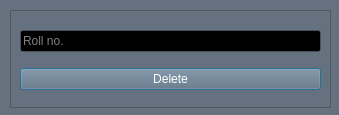
<?xml version="1.0" encoding="UTF-8"?>
<ui version="4.0">
 <class>Dialog</class>
 <widget class="QDialog" name="Dialog">
  <property name="geometry">
   <rect>
    <x>0</x>
    <y>0</y>
    <width>339</width>
    <height>115</height>
   </rect>
  </property>
  <property name="palette">
   <palette>
    <active>
     <colorrole role="WindowText">
      <brush brushstyle="SolidPattern">
       <color alpha="255">
        <red>255</red>
        <green>255</green>
        <blue>255</blue>
       </color>
      </brush>
     </colorrole>
     <colorrole role="Button">
      <brush brushstyle="SolidPattern">
       <color alpha="255">
        <red>101</red>
        <green>113</green>
        <blue>127</blue>
       </color>
      </brush>
     </colorrole>
     <colorrole role="Light">
      <brush brushstyle="SolidPattern">
       <color alpha="255">
        <red>152</red>
        <green>170</green>
        <blue>191</blue>
       </color>
      </brush>
     </colorrole>
     <colorrole role="Midlight">
      <brush brushstyle="SolidPattern">
       <color alpha="255">
        <red>126</red>
        <green>141</green>
        <blue>159</blue>
       </color>
      </brush>
     </colorrole>
     <colorrole role="Dark">
      <brush brushstyle="SolidPattern">
       <color alpha="255">
        <red>50</red>
        <green>56</green>
        <blue>63</blue>
       </color>
      </brush>
     </colorrole>
     <colorrole role="Mid">
      <brush brushstyle="SolidPattern">
       <color alpha="255">
        <red>67</red>
        <green>75</green>
        <blue>84</blue>
       </color>
      </brush>
     </colorrole>
     <colorrole role="Text">
      <brush brushstyle="SolidPattern">
       <color alpha="255">
        <red>255</red>
        <green>255</green>
        <blue>255</blue>
       </color>
      </brush>
     </colorrole>
     <colorrole role="BrightText">
      <brush brushstyle="SolidPattern">
       <color alpha="255">
        <red>255</red>
        <green>255</green>
        <blue>255</blue>
       </color>
      </brush>
     </colorrole>
     <colorrole role="ButtonText">
      <brush brushstyle="SolidPattern">
       <color alpha="255">
        <red>255</red>
        <green>255</green>
        <blue>255</blue>
       </color>
      </brush>
     </colorrole>
     <colorrole role="Base">
      <brush brushstyle="SolidPattern">
       <color alpha="255">
        <red>0</red>
        <green>0</green>
        <blue>0</blue>
       </color>
      </brush>
     </colorrole>
     <colorrole role="Window">
      <brush brushstyle="SolidPattern">
       <color alpha="255">
        <red>101</red>
        <green>113</green>
        <blue>127</blue>
       </color>
      </brush>
     </colorrole>
     <colorrole role="Shadow">
      <brush brushstyle="SolidPattern">
       <color alpha="255">
        <red>0</red>
        <green>0</green>
        <blue>0</blue>
       </color>
      </brush>
     </colorrole>
     <colorrole role="AlternateBase">
      <brush brushstyle="SolidPattern">
       <color alpha="255">
        <red>50</red>
        <green>56</green>
        <blue>63</blue>
       </color>
      </brush>
     </colorrole>
     <colorrole role="ToolTipBase">
      <brush brushstyle="SolidPattern">
       <color alpha="255">
        <red>255</red>
        <green>255</green>
        <blue>220</blue>
       </color>
      </brush>
     </colorrole>
     <colorrole role="ToolTipText">
      <brush brushstyle="SolidPattern">
       <color alpha="255">
        <red>0</red>
        <green>0</green>
        <blue>0</blue>
       </color>
      </brush>
     </colorrole>
     <colorrole role="PlaceholderText">
      <brush brushstyle="NoBrush">
       <color alpha="128">
        <red>255</red>
        <green>255</green>
        <blue>255</blue>
       </color>
      </brush>
     </colorrole>
    </active>
    <inactive>
     <colorrole role="WindowText">
      <brush brushstyle="SolidPattern">
       <color alpha="255">
        <red>255</red>
        <green>255</green>
        <blue>255</blue>
       </color>
      </brush>
     </colorrole>
     <colorrole role="Button">
      <brush brushstyle="SolidPattern">
       <color alpha="255">
        <red>101</red>
        <green>113</green>
        <blue>127</blue>
       </color>
      </brush>
     </colorrole>
     <colorrole role="Light">
      <brush brushstyle="SolidPattern">
       <color alpha="255">
        <red>152</red>
        <green>170</green>
        <blue>191</blue>
       </color>
      </brush>
     </colorrole>
     <colorrole role="Midlight">
      <brush brushstyle="SolidPattern">
       <color alpha="255">
        <red>126</red>
        <green>141</green>
        <blue>159</blue>
       </color>
      </brush>
     </colorrole>
     <colorrole role="Dark">
      <brush brushstyle="SolidPattern">
       <color alpha="255">
        <red>50</red>
        <green>56</green>
        <blue>63</blue>
       </color>
      </brush>
     </colorrole>
     <colorrole role="Mid">
      <brush brushstyle="SolidPattern">
       <color alpha="255">
        <red>67</red>
        <green>75</green>
        <blue>84</blue>
       </color>
      </brush>
     </colorrole>
     <colorrole role="Text">
      <brush brushstyle="SolidPattern">
       <color alpha="255">
        <red>255</red>
        <green>255</green>
        <blue>255</blue>
       </color>
      </brush>
     </colorrole>
     <colorrole role="BrightText">
      <brush brushstyle="SolidPattern">
       <color alpha="255">
        <red>255</red>
        <green>255</green>
        <blue>255</blue>
       </color>
      </brush>
     </colorrole>
     <colorrole role="ButtonText">
      <brush brushstyle="SolidPattern">
       <color alpha="255">
        <red>255</red>
        <green>255</green>
        <blue>255</blue>
       </color>
      </brush>
     </colorrole>
     <colorrole role="Base">
      <brush brushstyle="SolidPattern">
       <color alpha="255">
        <red>0</red>
        <green>0</green>
        <blue>0</blue>
       </color>
      </brush>
     </colorrole>
     <colorrole role="Window">
      <brush brushstyle="SolidPattern">
       <color alpha="255">
        <red>101</red>
        <green>113</green>
        <blue>127</blue>
       </color>
      </brush>
     </colorrole>
     <colorrole role="Shadow">
      <brush brushstyle="SolidPattern">
       <color alpha="255">
        <red>0</red>
        <green>0</green>
        <blue>0</blue>
       </color>
      </brush>
     </colorrole>
     <colorrole role="AlternateBase">
      <brush brushstyle="SolidPattern">
       <color alpha="255">
        <red>50</red>
        <green>56</green>
        <blue>63</blue>
       </color>
      </brush>
     </colorrole>
     <colorrole role="ToolTipBase">
      <brush brushstyle="SolidPattern">
       <color alpha="255">
        <red>255</red>
        <green>255</green>
        <blue>220</blue>
       </color>
      </brush>
     </colorrole>
     <colorrole role="ToolTipText">
      <brush brushstyle="SolidPattern">
       <color alpha="255">
        <red>0</red>
        <green>0</green>
        <blue>0</blue>
       </color>
      </brush>
     </colorrole>
     <colorrole role="PlaceholderText">
      <brush brushstyle="NoBrush">
       <color alpha="128">
        <red>255</red>
        <green>255</green>
        <blue>255</blue>
       </color>
      </brush>
     </colorrole>
    </inactive>
    <disabled>
     <colorrole role="WindowText">
      <brush brushstyle="SolidPattern">
       <color alpha="255">
        <red>50</red>
        <green>56</green>
        <blue>63</blue>
       </color>
      </brush>
     </colorrole>
     <colorrole role="Button">
      <brush brushstyle="SolidPattern">
       <color alpha="255">
        <red>101</red>
        <green>113</green>
        <blue>127</blue>
       </color>
      </brush>
     </colorrole>
     <colorrole role="Light">
      <brush brushstyle="SolidPattern">
       <color alpha="255">
        <red>152</red>
        <green>170</green>
        <blue>191</blue>
       </color>
      </brush>
     </colorrole>
     <colorrole role="Midlight">
      <brush brushstyle="SolidPattern">
       <color alpha="255">
        <red>126</red>
        <green>141</green>
        <blue>159</blue>
       </color>
      </brush>
     </colorrole>
     <colorrole role="Dark">
      <brush brushstyle="SolidPattern">
       <color alpha="255">
        <red>50</red>
        <green>56</green>
        <blue>63</blue>
       </color>
      </brush>
     </colorrole>
     <colorrole role="Mid">
      <brush brushstyle="SolidPattern">
       <color alpha="255">
        <red>67</red>
        <green>75</green>
        <blue>84</blue>
       </color>
      </brush>
     </colorrole>
     <colorrole role="Text">
      <brush brushstyle="SolidPattern">
       <color alpha="255">
        <red>50</red>
        <green>56</green>
        <blue>63</blue>
       </color>
      </brush>
     </colorrole>
     <colorrole role="BrightText">
      <brush brushstyle="SolidPattern">
       <color alpha="255">
        <red>255</red>
        <green>255</green>
        <blue>255</blue>
       </color>
      </brush>
     </colorrole>
     <colorrole role="ButtonText">
      <brush brushstyle="SolidPattern">
       <color alpha="255">
        <red>50</red>
        <green>56</green>
        <blue>63</blue>
       </color>
      </brush>
     </colorrole>
     <colorrole role="Base">
      <brush brushstyle="SolidPattern">
       <color alpha="255">
        <red>101</red>
        <green>113</green>
        <blue>127</blue>
       </color>
      </brush>
     </colorrole>
     <colorrole role="Window">
      <brush brushstyle="SolidPattern">
       <color alpha="255">
        <red>101</red>
        <green>113</green>
        <blue>127</blue>
       </color>
      </brush>
     </colorrole>
     <colorrole role="Shadow">
      <brush brushstyle="SolidPattern">
       <color alpha="255">
        <red>0</red>
        <green>0</green>
        <blue>0</blue>
       </color>
      </brush>
     </colorrole>
     <colorrole role="AlternateBase">
      <brush brushstyle="SolidPattern">
       <color alpha="255">
        <red>101</red>
        <green>113</green>
        <blue>127</blue>
       </color>
      </brush>
     </colorrole>
     <colorrole role="ToolTipBase">
      <brush brushstyle="SolidPattern">
       <color alpha="255">
        <red>255</red>
        <green>255</green>
        <blue>220</blue>
       </color>
      </brush>
     </colorrole>
     <colorrole role="ToolTipText">
      <brush brushstyle="SolidPattern">
       <color alpha="255">
        <red>0</red>
        <green>0</green>
        <blue>0</blue>
       </color>
      </brush>
     </colorrole>
     <colorrole role="PlaceholderText">
      <brush brushstyle="NoBrush">
       <color alpha="128">
        <red>255</red>
        <green>255</green>
        <blue>255</blue>
       </color>
      </brush>
     </colorrole>
    </disabled>
   </palette>
  </property>
  <property name="windowTitle">
   <string>Delete</string>
  </property>
  <widget class="QFrame" name="frame">
   <property name="geometry">
    <rect>
     <x>10</x>
     <y>10</y>
     <width>321</width>
     <height>98</height>
    </rect>
   </property>
   <property name="frameShape">
    <enum>QFrame::StyledPanel</enum>
   </property>
   <property name="frameShadow">
    <enum>QFrame::Raised</enum>
   </property>
   <widget class="QWidget" name="layoutWidget">
    <property name="geometry">
     <rect>
      <x>10</x>
      <y>10</y>
      <width>301</width>
      <height>81</height>
     </rect>
    </property>
    <layout class="QVBoxLayout" name="verticalLayout_2">
     <item>
      <widget class="QLineEdit" name="lineEdit_Roll_no">
       <property name="placeholderText">
        <string>Roll no.</string>
       </property>
      </widget>
     </item>
     <item>
      <widget class="QPushButton" name="pushButton_delete">
       <property name="toolTip">
        <string>&lt;html&gt;&lt;head/&gt;&lt;body&gt;&lt;p&gt;Delete&lt;/p&gt;&lt;/body&gt;&lt;/html&gt;</string>
       </property>
       <property name="text">
        <string>Delete</string>
       </property>
      </widget>
     </item>
    </layout>
   </widget>
  </widget>
 </widget>
 <resources/>
 <connections/>
</ui>
